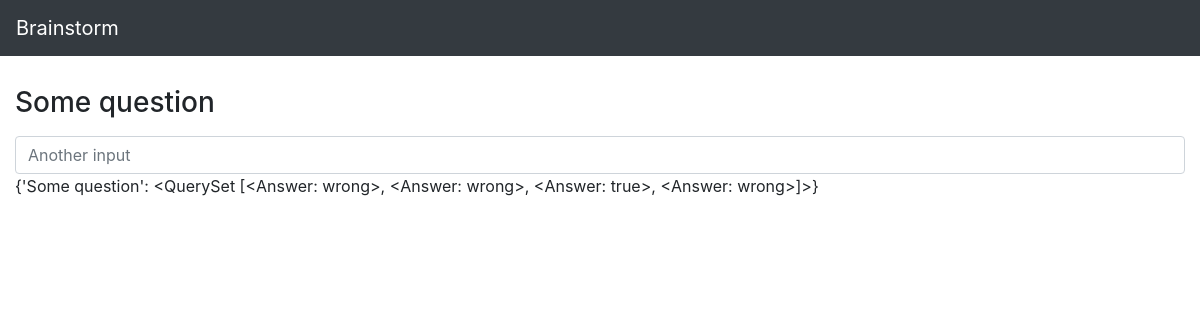
/4, run on an earlier commit of the app's database.
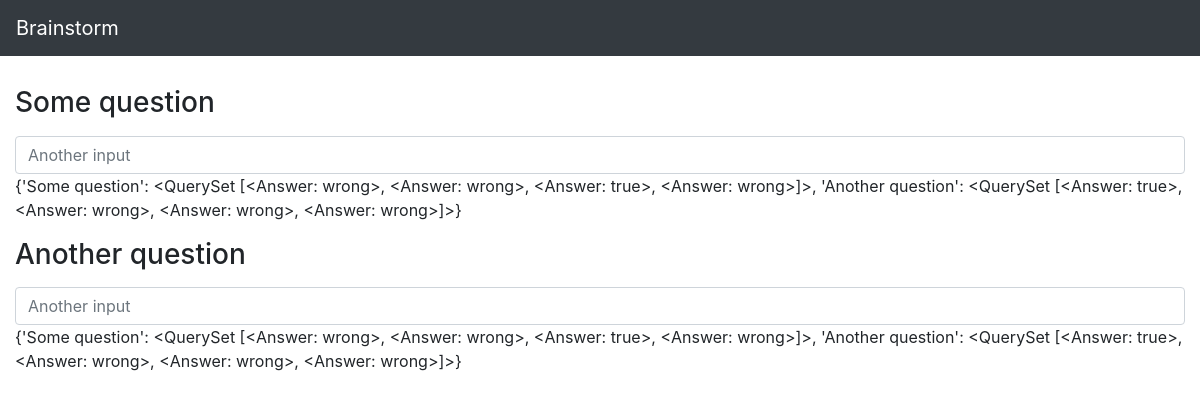
And on a later commit of the database.
### category/models.py (models this page shows, shortened)
class Question(models.Model):
    description = models.TextField()
    test = models.ForeignKey(Test, on_delete=models.CASCADE, verbose_name="Question")

class Answer(models.Model):
    answer = models.TextField()
    correctness = models.BooleanField()
    question = models.ForeignKey(Question, on_delete=models.CASCADE, verbose_name="Answer")
    def __str__(self):
        return self.answer

### category/views.py (the view)
# urls.py: path('<int:test_id>', views.quiz, name='quiz'),
def quiz(request, test_id):
   quiz = {}
   try:
       questions = Question.objects.all().filter(test=test_id)
   except Question.DoesNotExist:
       raise Http404('Questions do not exist')
   for question in questions:
       try:
           answers = Answer.objects.all().filter(question=question.id)
       except Answer.DoesNotExist:
           raise Http404('Answers do not exist')
       quiz[question.description] = answers
   return render (request, 'category/quiz.html', {'quiz': quiz})

### category/templates/category/quiz.html
{% extends "category/layout.html"%}
{%block content%}
{%if quiz %}
<div class="container-fluid">
    <form>
        {%for key in quiz%}
        <div class="form-group">
            <h3>{{key }}</h3>
        </div>
        <div class="form-group">
            <input type="text" class="form-control" id="formGroupExampleInput2" placeholder="Another input">
            <p>{{ quiz }}</p>
        </div>
        {%endfor%}
    </form>
</div>
{% endif%}
{%endblock%}

### category/templates/category/layout.html (shortened to what this page needs)
<!DOCTYPE html>
<html>
<head>
    {% load staticfiles %}
    <link rel="stylesheet" href="{% static 'css/bootstrap.min.css'%}" type="text/css">
</head>
<body>
    <nav class="navbar navbar-dark bg-dark" style="margin-bottom: 30px">
        <a class="navbar-brand" href="{% url 'index' %}">Brainstorm</a>
    </nav>
    {%block content%}
    {%endblock%}
</body>
</html>

What changed in the data, as far as the page shows it:
added Question: quiz "Another question"
Also different on the page:
new list line: "Some question"
new list line: "{'Some question': <QuerySet [<Answer: wrong>, <Answer: wrong>, <Answer: true>, <Answer: wrong>]>, 'Another question': <QuerySet [<Answer: true>, <Answer: wrong>, <Answer: wrong>, <Answer: wrong>]>}"
list line gone: "Some question"
list line gone: "{'Some question': <QuerySet [<Answer: wrong>, <Answer: wrong>, <Answer: true>, <Answer: wrong>]>}"
